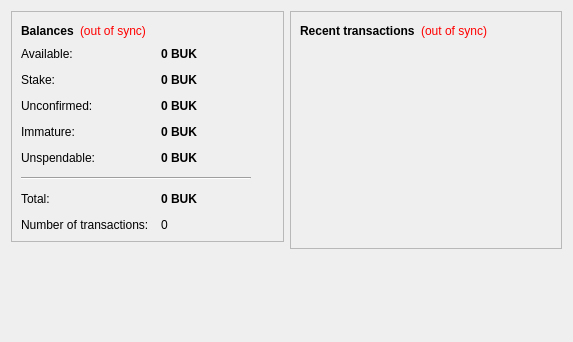
<?xml version="1.0" encoding="UTF-8"?>
<ui version="4.0">
 <class>OverviewPage</class>
 <widget class="QWidget" name="OverviewPage">
  <property name="geometry">
   <rect>
    <x>0</x>
    <y>0</y>
    <width>573</width>
    <height>342</height>
   </rect>
  </property>
  <property name="windowTitle">
   <string>Form</string>
  </property>
  <layout class="QHBoxLayout" name="horizontalLayout" stretch="1,1">
   <item>
    <layout class="QVBoxLayout" name="verticalLayout_2">
     <item>
      <widget class="QFrame" name="frame">
       <property name="frameShape">
        <enum>QFrame::StyledPanel</enum>
       </property>
       <property name="frameShadow">
        <enum>QFrame::Raised</enum>
       </property>
       <layout class="QVBoxLayout" name="verticalLayout_4">
        <item>
         <layout class="QHBoxLayout" name="horizontalLayout_4">
          <item>
           <widget class="QLabel" name="label_5">
            <property name="font">
             <font>
              <weight>75</weight>
              <bold>true</bold>
             </font>
            </property>
            <property name="text">
             <string>Balances</string>
            </property>
           </widget>
          </item>
          <item>
           <widget class="QLabel" name="labelWalletStatus">
            <property name="toolTip">
             <string>The displayed information may be out of date. Your wallet automatically synchronizes with the CryptoBuck network after a connection is established, but this process has not completed yet.</string>
            </property>
            <property name="styleSheet">
             <string notr="true">QLabel { color: red; }</string>
            </property>
            <property name="text">
             <string notr="true">(out of sync)</string>
            </property>
            <property name="alignment">
             <set>Qt::AlignLeading|Qt::AlignLeft|Qt::AlignVCenter</set>
            </property>
           </widget>
          </item>
          <item>
           <spacer name="horizontalSpacer_2">
            <property name="orientation">
             <enum>Qt::Horizontal</enum>
            </property>
            <property name="sizeHint" stdset="0">
             <size>
              <width>40</width>
              <height>20</height>
             </size>
            </property>
           </spacer>
          </item>
         </layout>
        </item>
        <item>
         <layout class="QFormLayout" name="formLayout_2">
          <property name="fieldGrowthPolicy">
           <enum>QFormLayout::AllNonFixedFieldsGrow</enum>
          </property>
          <property name="horizontalSpacing">
           <number>12</number>
          </property>
          <property name="verticalSpacing">
           <number>12</number>
          </property>
          <item row="0" column="0">
           <widget class="QLabel" name="labelAvailableText">
            <property name="toolTip">
             <string>Your current available balance</string>
            </property>
            <property name="text">
             <string>Available:</string>
            </property>
           </widget>
          </item>
          <item row="0" column="1">
           <widget class="QLabel" name="labelAvailable">
            <property name="font">
             <font>
              <weight>75</weight>
              <bold>true</bold>
             </font>
            </property>
            <property name="cursor">
             <cursorShape>IBeamCursor</cursorShape>
            </property>
            <property name="toolTip">
             <string>Your current available balance</string>
            </property>
            <property name="text">
             <string notr="true">0 BUK</string>
            </property>
            <property name="alignment">
             <set>Qt::AlignLeading|Qt::AlignLeft|Qt::AlignVCenter</set>
            </property>
            <property name="textInteractionFlags">
             <set>Qt::LinksAccessibleByMouse|Qt::TextSelectableByKeyboard|Qt::TextSelectableByMouse</set>
            </property>
           </widget>
          </item>
          <item row="1" column="0">
           <widget class="QLabel" name="label_6">
            <property name="toolTip">
             <string>Total of coins that was staked, and do not yet count toward the current balance</string>
            </property>
            <property name="text">
             <string>Stake:</string>
            </property>
           </widget>
          </item>
          <item row="1" column="1">
           <widget class="QLabel" name="labelStake">
            <property name="font">
             <font>
              <weight>75</weight>
              <bold>true</bold>
             </font>
            </property>
            <property name="cursor">
             <cursorShape>IBeamCursor</cursorShape>
            </property>
            <property name="toolTip">
             <string>Total of coins that was staked, and do not yet count toward the current balance</string>
            </property>
            <property name="text">
             <string notr="true">0 BUK</string>
            </property>
            <property name="alignment">
             <set>Qt::AlignLeading|Qt::AlignLeft|Qt::AlignVCenter</set>
            </property>
            <property name="textInteractionFlags">
             <set>Qt::LinksAccessibleByMouse|Qt::TextSelectableByKeyboard|Qt::TextSelectableByMouse</set>
            </property>
           </widget>
          </item>
          <item row="2" column="0">
           <widget class="QLabel" name="label_3">
            <property name="toolTip">
             <string>Total of transactions that have yet to be confirmed, and do not yet count toward the current balance</string>
            </property>
            <property name="text">
             <string>Unconfirmed:</string>
            </property>
           </widget>
          </item>
          <item row="2" column="1">
           <widget class="QLabel" name="labelUnconfirmed">
            <property name="font">
             <font>
              <weight>75</weight>
              <bold>true</bold>
             </font>
            </property>
            <property name="cursor">
             <cursorShape>IBeamCursor</cursorShape>
            </property>
            <property name="toolTip">
             <string>Total of transactions that have yet to be confirmed, and do not yet count toward the current balance</string>
            </property>
            <property name="text">
             <string notr="true">0 BUK</string>
            </property>
            <property name="alignment">
             <set>Qt::AlignLeading|Qt::AlignLeft|Qt::AlignVCenter</set>
            </property>
            <property name="textInteractionFlags">
             <set>Qt::LinksAccessibleByMouse|Qt::TextSelectableByKeyboard|Qt::TextSelectableByMouse</set>
            </property>
           </widget>
          </item>
          <item row="3" column="0">
           <widget class="QLabel" name="labelImmatureText">
            <property name="toolTip">
             <string>Mined balance that has not yet matured</string>
            </property>
            <property name="text">
             <string>Immature:</string>
            </property>
           </widget>
          </item>
          <item row="3" column="1">
           <widget class="QLabel" name="labelImmature">
            <property name="font">
             <font>
              <weight>75</weight>
              <bold>true</bold>
             </font>
            </property>
            <property name="toolTip">
             <string>Mined balance that has not yet matured</string>
            </property>
            <property name="text">
             <string notr="true">0 BUK</string>
            </property>
            <property name="alignment">
             <set>Qt::AlignLeading|Qt::AlignLeft|Qt::AlignVCenter</set>
            </property>
            <property name="textInteractionFlags">
             <set>Qt::LinksAccessibleByMouse|Qt::TextSelectableByKeyboard|Qt::TextSelectableByMouse</set>
            </property>
           </widget>
          </item>
          <item row="4" column="0">
           <widget class="QLabel" name="labelBalanceWatchOnlyText">
            <property name="toolTip">
             <string>Your unspendable balance</string>
            </property>
            <property name="text">
             <string>Unspendable:</string>
            </property>
           </widget>
          </item>
          <item row="4" column="1">
           <widget class="QLabel" name="labelBalanceWatchOnly">
            <property name="font">
             <font>
              <weight>75</weight>
              <bold>true</bold>
             </font>
            </property>
            <property name="cursor">
             <cursorShape>IBeamCursor</cursorShape>
            </property>
            <property name="toolTip">
             <string>Your unspendable balance</string>
            </property>
            <property name="text">
             <string notr="true">0 BUK</string>
            </property>
            <property name="alignment">
             <set>Qt::AlignLeading|Qt::AlignLeft|Qt::AlignVCenter</set>
            </property>
            <property name="textInteractionFlags">
             <set>Qt::LinksAccessibleByMouse|Qt::TextSelectableByKeyboard|Qt::TextSelectableByMouse</set>
            </property>
           </widget>
          </item>
          <item row="5" column="0" colspan="2">
           <widget class="Line" name="line">
            <property name="maximumSize">
             <size>
              <width>230</width>
              <height>16777215</height>
             </size>
            </property>
            <property name="orientation">
             <enum>Qt::Horizontal</enum>
            </property>
           </widget>
          </item>
          <item row="6" column="0">
           <widget class="QLabel" name="labelTotalText">
            <property name="toolTip">
             <string>Your current total balance</string>
            </property>
            <property name="text">
             <string>Total:</string>
            </property>
           </widget>
          </item>
          <item row="6" column="1">
           <widget class="QLabel" name="labelTotal">
            <property name="font">
             <font>
              <weight>75</weight>
              <bold>true</bold>
             </font>
            </property>
            <property name="toolTip">
             <string>Your current total balance</string>
            </property>
            <property name="text">
             <string notr="true">0 BUK</string>
            </property>
            <property name="alignment">
             <set>Qt::AlignLeading|Qt::AlignLeft|Qt::AlignVCenter</set>
            </property>
            <property name="textInteractionFlags">
             <set>Qt::LinksAccessibleByMouse|Qt::TextSelectableByKeyboard|Qt::TextSelectableByMouse</set>
            </property>
           </widget>
          </item>
          <item row="7" column="0">
           <widget class="QLabel" name="label_2">
            <property name="toolTip">
             <string>Total number of transactions in wallet</string>
            </property>
            <property name="text">
             <string>Number of transactions:</string>
            </property>
           </widget>
          </item>
          <item row="7" column="1">
           <widget class="QLabel" name="labelNumTransactions">
            <property name="toolTip">
             <string>Total number of transactions in wallet</string>
            </property>
            <property name="text">
             <string notr="true">0</string>
            </property>
           </widget>
          </item>
         </layout>
        </item>
       </layout>
      </widget>
     </item>
     <item>
      <spacer name="verticalSpacer">
       <property name="orientation">
        <enum>Qt::Vertical</enum>
       </property>
       <property name="sizeHint" stdset="0">
        <size>
         <width>20</width>
         <height>40</height>
        </size>
       </property>
      </spacer>
     </item>
     <item>
      <widget class="QLabel" name="coinLogo">
       <property name="text">
        <string/>
       </property>
       <property name="pixmap">
        <pixmap resource="../bitcoin.qrc">:/images/walletbg</pixmap>
       </property>
       <property name="scaledContents">
        <bool>false</bool>
       </property>
       <property name="alignment">
        <set>Qt::AlignCenter</set>
       </property>
       <property name="margin">
        <number>-2</number>
       </property>
      </widget>
     </item>
    </layout>
   </item>
   <item>
    <layout class="QVBoxLayout" name="verticalLayout_3">
     <item>
      <widget class="QFrame" name="frame_2">
       <property name="frameShape">
        <enum>QFrame::StyledPanel</enum>
       </property>
       <property name="frameShadow">
        <enum>QFrame::Raised</enum>
       </property>
       <layout class="QVBoxLayout" name="verticalLayout">
        <item>
         <layout class="QHBoxLayout" name="horizontalLayout_2">
          <item>
           <widget class="QLabel" name="label_4">
            <property name="text">
             <string>&lt;b&gt;Recent transactions&lt;/b&gt;</string>
            </property>
           </widget>
          </item>
          <item>
           <widget class="QLabel" name="labelTransactionsStatus">
            <property name="toolTip">
             <string>The displayed information may be out of date. Your wallet automatically synchronizes with the CryptoBuck network after a connection is established, but this process has not completed yet.</string>
            </property>
            <property name="styleSheet">
             <string notr="true">QLabel { color: red; }</string>
            </property>
            <property name="text">
             <string notr="true">(out of sync)</string>
            </property>
            <property name="alignment">
             <set>Qt::AlignRight|Qt::AlignTrailing|Qt::AlignVCenter</set>
            </property>
           </widget>
          </item>
          <item>
           <spacer name="horizontalSpacer">
            <property name="orientation">
             <enum>Qt::Horizontal</enum>
            </property>
            <property name="sizeHint" stdset="0">
             <size>
              <width>40</width>
              <height>20</height>
             </size>
            </property>
           </spacer>
          </item>
         </layout>
        </item>
        <item>
         <widget class="QListView" name="listTransactions">
          <property name="styleSheet">
           <string notr="true">QListView { background: transparent; }</string>
          </property>
          <property name="frameShape">
           <enum>QFrame::NoFrame</enum>
          </property>
          <property name="verticalScrollBarPolicy">
           <enum>Qt::ScrollBarAlwaysOff</enum>
          </property>
          <property name="horizontalScrollBarPolicy">
           <enum>Qt::ScrollBarAlwaysOff</enum>
          </property>
          <property name="selectionMode">
           <enum>QAbstractItemView::NoSelection</enum>
          </property>
         </widget>
        </item>
       </layout>
      </widget>
     </item>
     <item>
      <spacer name="verticalSpacer_2">
       <property name="orientation">
        <enum>Qt::Vertical</enum>
       </property>
       <property name="sizeHint" stdset="0">
        <size>
         <width>20</width>
         <height>40</height>
        </size>
       </property>
      </spacer>
     </item>
    </layout>
   </item>
  </layout>
 </widget>
 <resources/>
 <connections/>
</ui>
